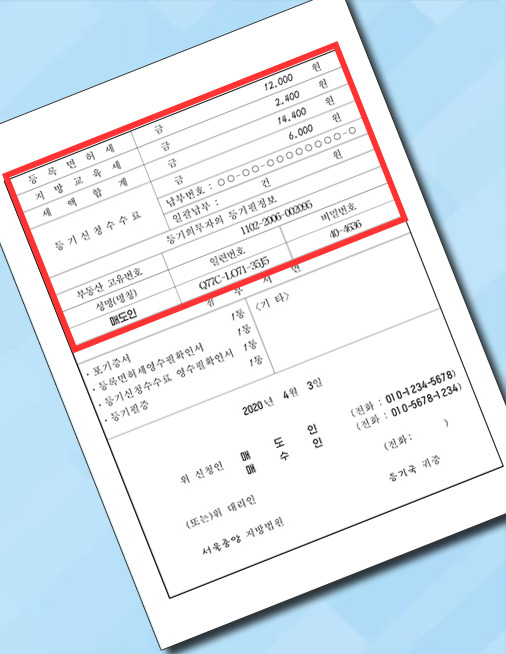
#> input picture djkflsa.jpg, 506 x 654 px, found by its file name
$ python practice-easy.py
#> lines starting #> are read from the running program, lines starting #| are printed output that depends on the picture
# practice-easy.py
# 정해진 이미지의 정해진 좌표값을 하드코딩하는 방식
import cv2
import numpy as np
from matplotlib import pyplot as plt

src = cv2.imread("\python-opencv\djkflsa.jpg")
#> src is the input picture: shape (654, 506, 3); mean B, G, R 239.4, 231.7, 222.7
rows, cols, ch = src.shape
#> rows = 654; cols = 506; ch = 3

# 이동하기 전 원래 위치
pts1 = np.float32([
    [57, 24],
    [416, 14],
    [16, 528],
    [467, 522]])

# 이동하고 나서의 위치
pts2 = np.float32([
    [0,0],
    [cols,0],
    [0,rows],
    [cols, rows]])
#> pts2 = [[0, 0], [506, 0], [0, 654], [506, 654]]

cv2.circle(src, (57, 24), 10, (255,0,0),-1)
cv2.circle(src, (416, 14), 10, (0,255,0),-1)
cv2.circle(src, (16, 528), 10, (0,0,255),-1)
cv2.circle(src, (467, 522), 10, (255,0,255),-1)
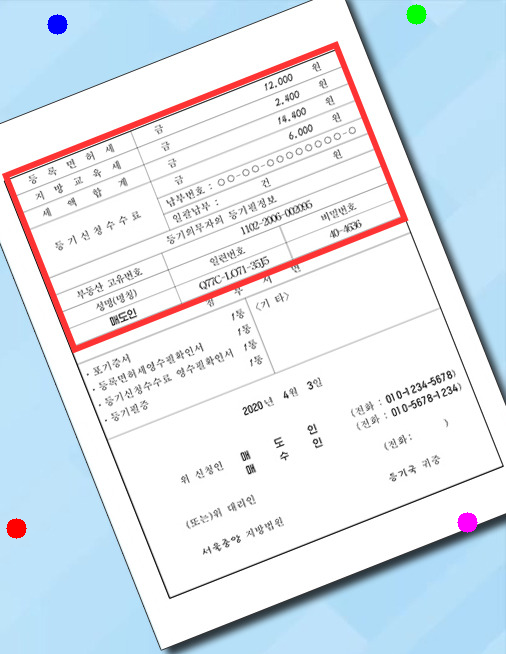
#> src: shape (654, 506, 3); mean B, G, R 239, 231.1, 222.5

M = cv2.getPerspectiveTransform(pts1, pts2)
dst = cv2.warpPerspective(src, M, (cols,rows))
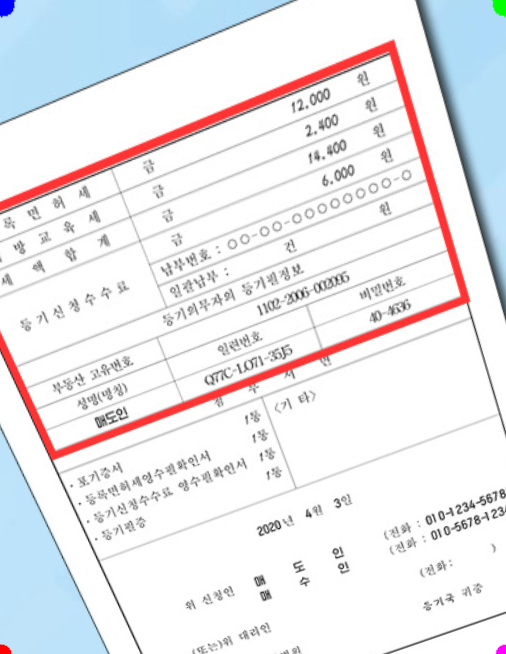
#> dst: shape (654, 506, 3); mean B, G, R 237.8, 234.6, 235.4

cv2.imshow("src", src)
cv2.imshow("dst", dst)
cv2.waitKey(0)
cv2.destroyAllWindows()
